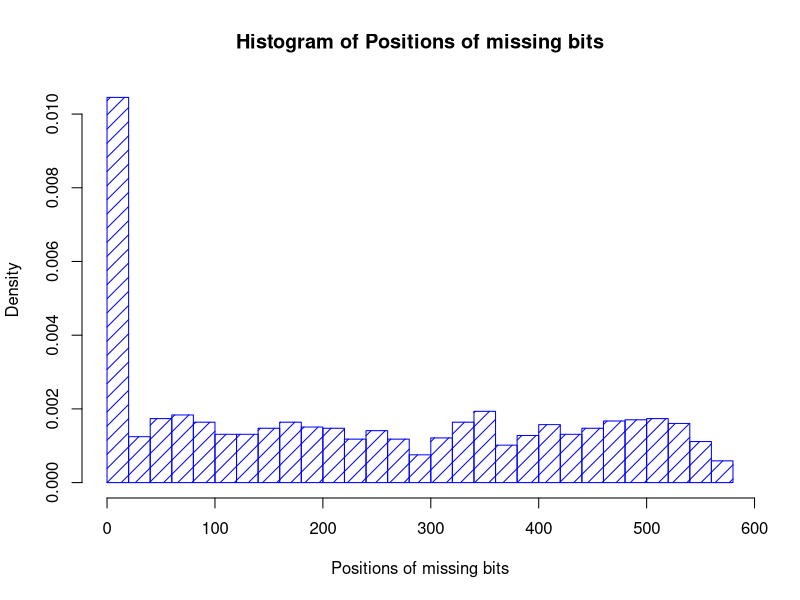

The R script that drew this image:
#Set working directory
setwd('~/Desktop/paper-1/data')

#Read in the data
missing_pos = read.table('MISSED.txt', header=T)

attach(missing_pos)
hist(missing_pos$positions, breaks = 30, freq = FALSE, right = TRUE, density = 10, angle = 45, col = 'BLUE', border = NULL, main = paste("Histogram of Positions of missing bits"), xlab = "Positions of missing bits")
